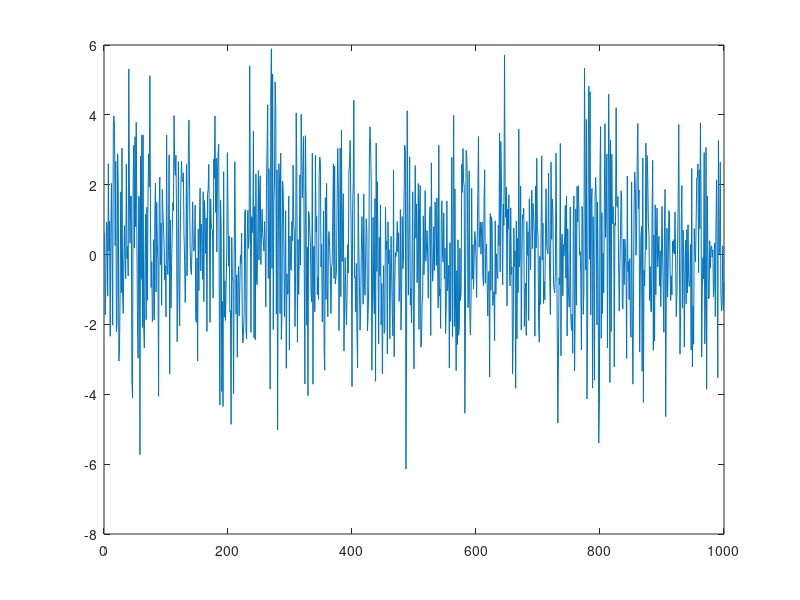
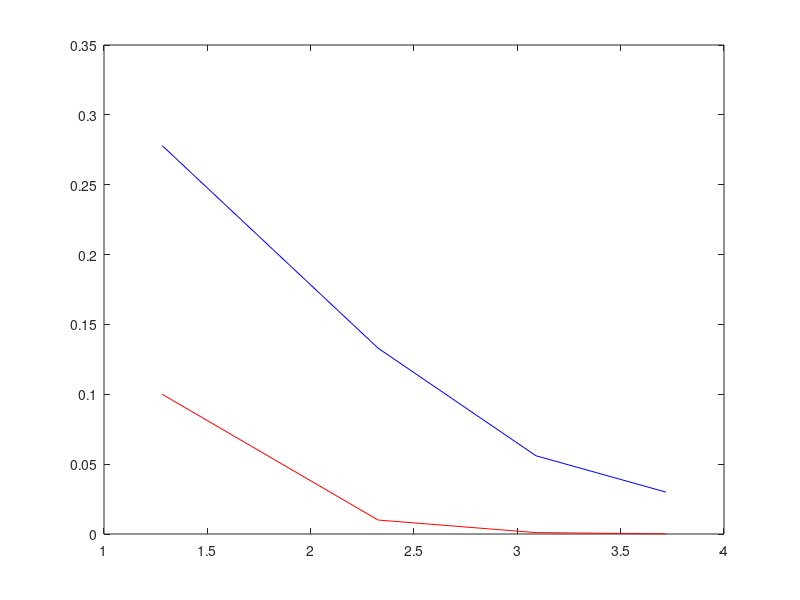

Recreate these plots in MATLAB, in order.
close all
load('SGroup5.mat')
r = StudentData.rcvd;
w = StudentData.refnoise;
n = length(r);
[f,bin] = hist(r);    % bin and freq

figure
plot(r)
% v = max(w)

% Compute statistics
sig = std(r);
mu = mean(r);
pdf = normpdf(bin,mu, sig);

% Compute threshholds 
for x = 1:4     % log constant for Pf
    Pf(x) = 10^(-1*x);  % compute Pf
    v0(x) = sqrt(2)*erfcinv(2*Pf(x));   % find threshhold v0 from Pf
    total(x) = sum(r(:)>v0(x));     % find instances in rcvd signal > than v0
end
Pd = total./n; % compute probabilities for each v0     

% Pf vs v0
figure
plot(v0, Pf, 'r'); hold on;
plot(v0, Pd, 'b');
% Increasing the threshold, v0, will lower the chances of false alarm and
%  detection since the noise is Gaussian. At a high enough threshold, only 
% the noise outliers will trigger a false alarm
